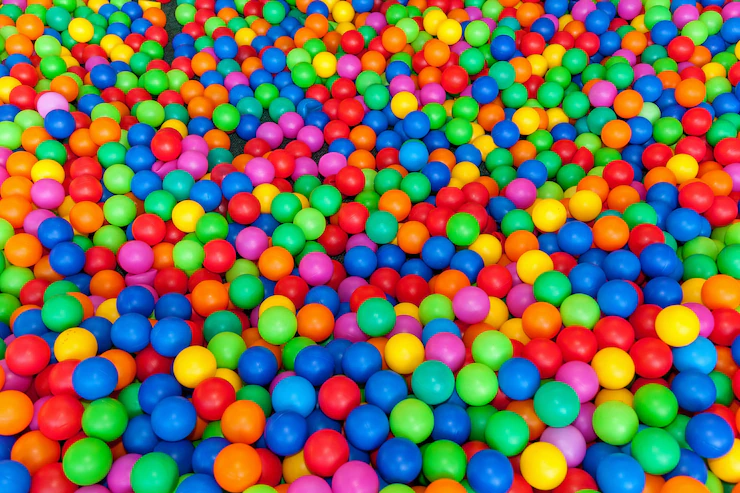
#> input picture opencv/object detection using hsv/balls.webp, 740 x 493 px
$ python detect.py
#> lines starting #> are read from the running program, lines starting #| are printed output that depends on the picture; after the words box and inside, x2 and y2 are one past the last pixel; in counts of white or black regions, pixels touching at a corner belong together
import cv2
import numpy as np


img = cv2.imread("balls.webp")
#> img is the input picture: shape (493, 740, 3); mean B, G, R 87.3, 110.5, 122.4
hsv = cv2.cvtColor(img, cv2.COLOR_BGR2HSV)
#> hsv: shape (493, 740, 3); mean H, S, V 84.6, 227.3, 201.5

u_c = np.array([142,255,255])
l_c = np.array([92,156,85])

# creat mask
mask = cv2.inRange(hsv, l_c, u_c)
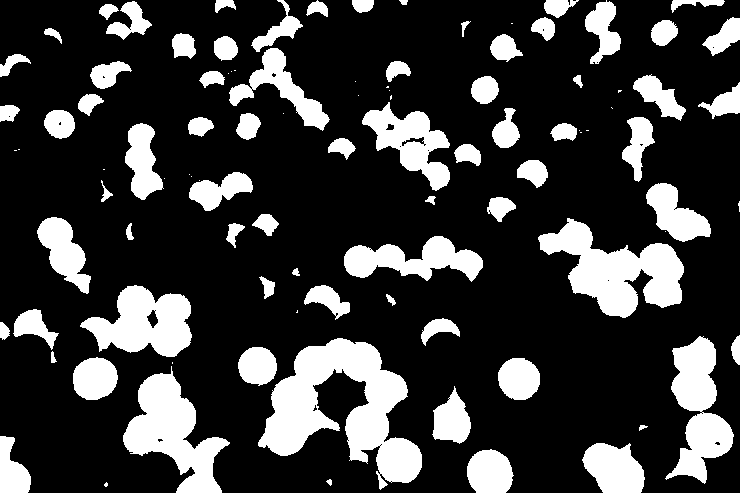
#> mask: shape (493, 740); 22.8% white; 100 white regions (27 under 20 px), largest, box (x1, y1, x2, y2) and area: (258, 338, 422, 490) 11316, (538, 218, 684, 318) 7003, (123, 366, 230, 493) 6077

result = cv2.bitwise_and(img, img, mask=mask)
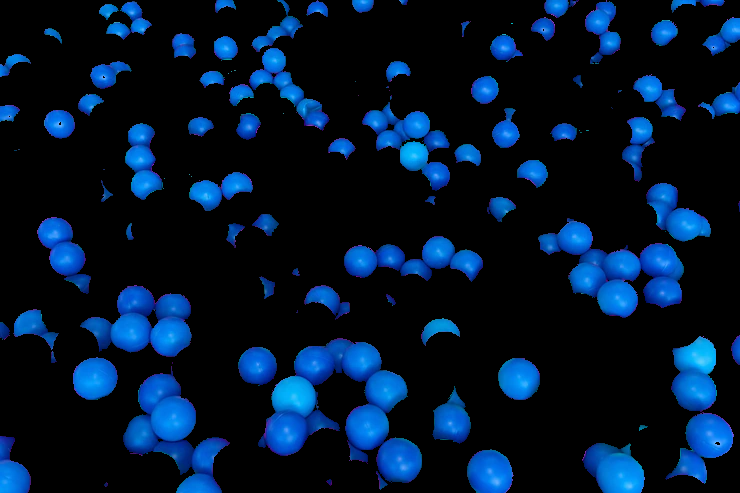
#> result: shape (493, 740, 3); mean B, G, R 44.2, 21.4, 1.8
cv2.imshow("balls", result)

cv2.waitKey()
cv2.destroyAllWindows()
